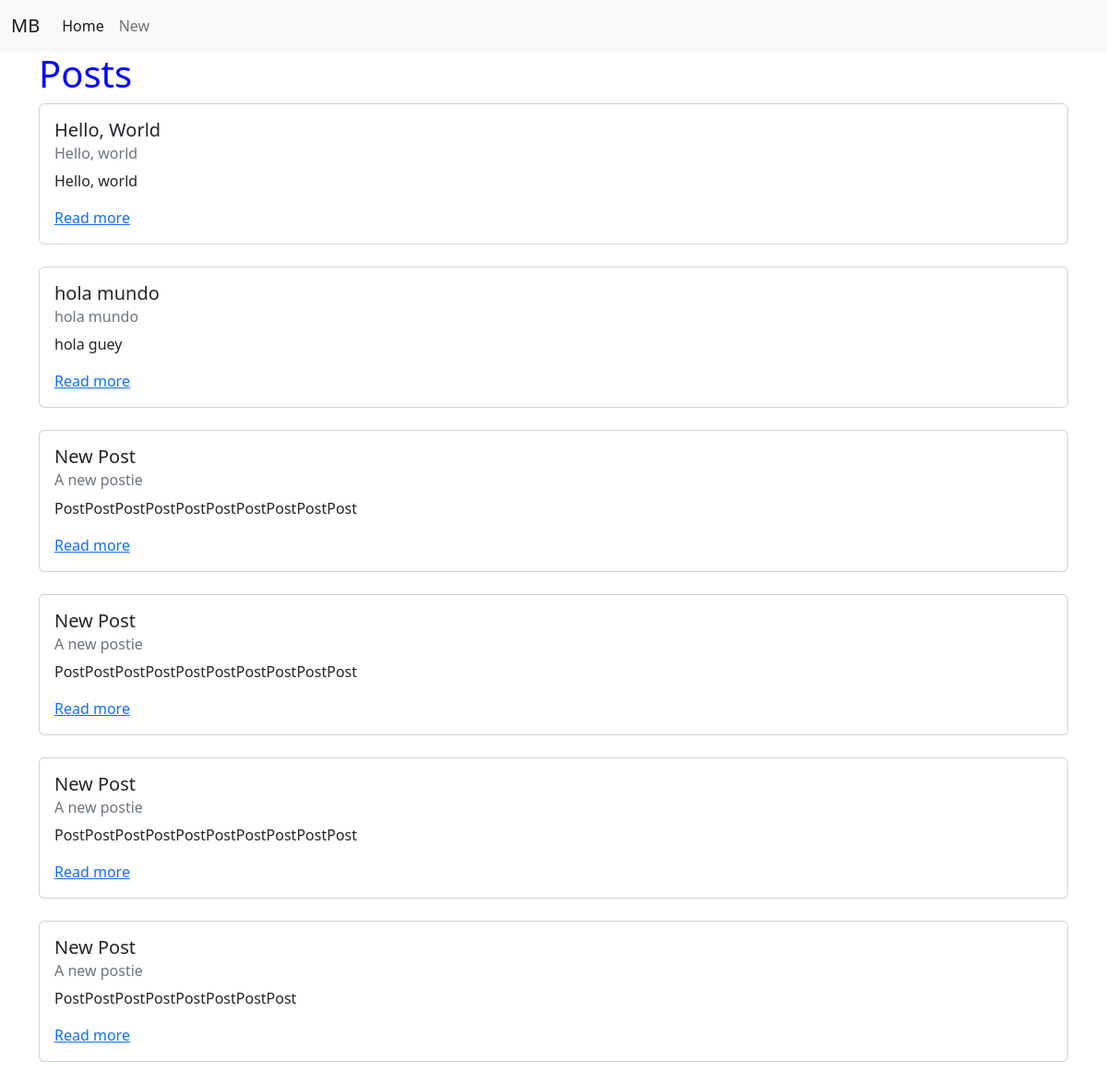
/posts/, run on the app's committed database.
### posts/models.py (models this page shows, shortened)
class Post(models.Model):
    title = models.CharField(max_length=256)
    subtitle = models.CharField(max_length=256)
    body = models.TextField()
    created_on = models.DateTimeField(auto_now_add=True)

### posts/views.py (the view)
# urls.py: path('', PostListView.as_view(), name='list'),
class PostListView(ListView):
    template_name = "posts/list.html"
    model = Post

### templates/posts/list.html (shortened to what this page needs)
{% extends 'base.html' %}
{% block content %}
<h1>Posts</h1>
    {% for post in post_list %}
    <div class="card">
        <div class="card-body">
          <h5 class="card-title">{{ post.title }}</h5>
          <h6 class="card-subtitle mb-2 text-muted">{{ post.subtitle }}</h6>
          <p class="card-text">{{ post.body|truncatechars:500 }}</p>
          <a href="{% url 'detail' post.id %}" class="card-link">Read more</a>
        </div>
      </div>
      <br />
    {% endfor %}
{% endblock content %}

### templates/base.html (shortened to what this page needs)
{% load static %}
<!DOCTYPE html>
<html lang="en">
<head>
<link href="https://cdn.jsdelivr.net/npm/bootstrap@5.2.1/dist/css/bootstrap.min.css" rel="stylesheet">
<link rel="stylesheet" href="{% static 'css/base.css' %}">
</head>
<body>
    <nav class="navbar navbar-expand-lg bg-light">
        <div class="container-fluid">
          <a class="navbar-brand" href="{% url 'list' %}">MB</a>
          <div class="collapse navbar-collapse" id="navbarNavAltMarkup">
            <div class="navbar-nav">
              <a class="nav-link active" aria-current="page" href="{% url 'list' %}">Home</a>
              <a class="nav-link" href="{% url 'new' %}">New</a>
            </div>
          </div>
        </div>
      </nav>
    <div class="container">
    {% block content %}
    {% endblock content %}
    </div>
</body>
</html>

### static/css/base.css (style rules this page uses)
h1 { color: blue }

### data on the page
Post: title "Hello, World", subtitle "Hello, world", body "Hello, world"
Post: title "hola mundo", subtitle "hola mundo", body "hola guey"
Post: title "New Post", subtitle "A new postie", body "PostPostPostPostPostPostPostPostPostPost"
Post: title "New Post", subtitle "A new postie", body "PostPostPostPostPostPostPostPostPostPost"
Post: title "New Post", subtitle "A new postie", body "PostPostPostPostPostPostPostPostPostPost"
Post: title "New Post", subtitle "A new postie", body "PostPostPostPostPostPostPostPost"
